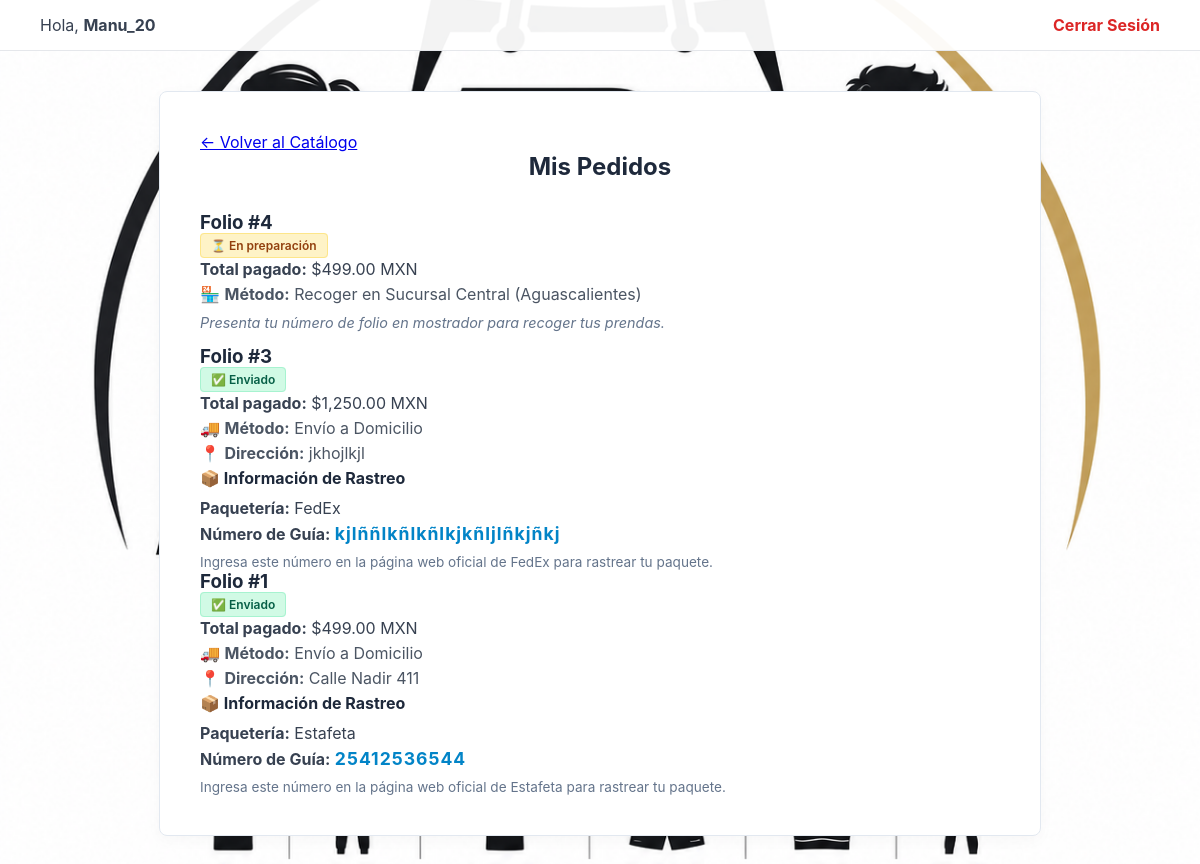
Page /mis_pedidos.php (signed in) on the committed database.
### tables this page shows
CREATE TABLE `ventas` (
  `id_venta` int(11) NOT NULL,
  `id_usuario` int(11) DEFAULT NULL,
  `id_turno` int(11) DEFAULT NULL,
  `total` decimal(10,2) NOT NULL,
  `fecha` datetime DEFAULT current_timestamp(),
  `tipo_entrega` varchar(50) DEFAULT 'sucursal',
  `direccion` text DEFAULT NULL,
  `estado_envio` varchar(20) DEFAULT 'Pendiente',
  `paqueteria` varchar(50) DEFAULT NULL,
  `numero_guia` varchar(100) DEFAULT NULL,
  `fecha_venta` datetime DEFAULT current_timestamp(),
  `metodo_pago` varchar(50) DEFAULT 'Efectivo'
);

### mis_pedidos.php (the view, shortened to what this page needs)
<?php
include 'conexion.php';
$id_usuario = $_SESSION['id_usuario'];
$sql = "SELECT id_venta, total, tipo_entrega, direccion, estado_envio, paqueteria, numero_guia
        FROM ventas
        WHERE id_usuario = ?
        ORDER BY id_venta DESC";
$stmt = $conexion->prepare($sql);
$stmt->bind_param("i", $id_usuario);
$stmt->execute();
$resultado = $stmt->get_result();
?>
<!DOCTYPE html>
<html lang="es">
<head>
    <link rel="stylesheet" href="Diseñoestilo.css">
</head>
<body>
    <div style="background-color: rgba(255, 255, 255, 0.95); padding: 15px 40px; display: flex; justify-content: space-between; align-items: center; border-bottom: 1px solid #e5e7eb;">
        <div style="font-size: 16px; color: #374151;">
            Hola, <strong><?= htmlspecialchars($_SESSION['usuario']) ?></strong>
        </div>
        <a href="logout" style="color: #dc2626; text-decoration: none; font-weight: bold;">Cerrar Sesión</a>
    </div>
    <div class="pedidos-container">
        <a href="indexcliente" class="btn-volver-catalogo">← Volver al Catálogo</a>
        <h2 style="text-align: center; color: #1e293b; margin-top: 0; margin-bottom: 30px;">Mis Pedidos</h2>
        <?php if ($resultado && $resultado->num_rows > 0): ?>
            <?php while ($pedido = $resultado->fetch_assoc()): ?>
                <div class="pedido-card">
                    <div class="pedido-header">
                        <h3 style="margin: 0; color: #1e293b;">Folio #<?= $pedido['id_venta'] ?></h3>
                        <div>
                           <?php if ($pedido['estado_envio'] === 'Enviado'): ?>
                                <span class="estado-enviado">✅ Enviado</span>
                            <?php elseif ($pedido['estado_envio'] === 'Entregado'): ?>
                                <span class="estado-enviado" style="background-color: #d1fae5; color: #059669;">🛍️ Entregado</span>
                            <?php else: ?>
                                <span class="estado-pendiente">⏳ En preparación</span>
                            <?php endif; ?>
                        </div>
                    </div>
                    <p style="margin: 5px 0; color: #374151;"><strong>Total pagado:</strong> $<?= number_format($pedido['total'], 2) ?> MXN</p>
                    <?php if ($pedido['tipo_entrega'] === 'sucursal'): ?>
                        <p style="margin: 5px 0; color: #4b5563;">🏪 <strong>Método:</strong> Recoger en Sucursal Central (Aguascalientes)</p>
                        <p style="color: #64748b; font-size: 0.9em; margin-top: 10px;"><em>Presenta tu número de folio en mostrador para recoger tus prendas.</em></p>
                    <?php else: ?>
                        <p style="margin: 5px 0; color: #4b5563;">🚚 <strong>Método:</strong> Envío a Domicilio</p>
                        <p style="margin: 5px 0; color: #4b5563;">📍 <strong>Dirección:</strong> <?= htmlspecialchars($pedido['direccion']) ?></p>
                        <?php if ($pedido['estado_envio'] === 'Enviado'): ?>
                            <div class="rastreo-box">
                                <h4 style="margin-top: 0; margin-bottom: 10px; color: #1e293b;">📦 Información de Rastreo</h4>
                                <p style="margin: 5px 0; color: #374151;"><strong>Paquetería:</strong> <?= htmlspecialchars($pedido['paqueteria']) ?></p>
                                <p style="margin: 5px 0; color: #374151;"><strong>Número de Guía:</strong> <span style="font-size: 1.1em; letter-spacing: 1px; color: #0284c7; font-weight: bold;"><?= htmlspecialchars($pedido['numero_guia']) ?></span></p>
                                <p style="font-size: 0.85em; color: #64748b; margin-bottom: 0; margin-top: 10px;">Ingresa este número en la página web oficial de <?= htmlspecialchars($pedido['paqueteria']) ?> para rastrear tu paquete.</p>
                            </div>
                        <?php else: ?>
                            <p style="color: #64748b; font-size: 0.9em; margin-top: 15px; border-left: 3px solid #d97706; padding-left: 10px;">
                                <em>Tu pedido está siendo empacado por nuestro equipo. Aquí aparecerá tu código de rastreo en cuanto sea entregado a la paquetería.</em>
                            </p>
                        <?php endif; ?>
                    <?php endif; ?>
                </div>
            <?php endwhile; ?>
        <?php endif; ?>
    </div>
</body>
</html>

### Diseñoestilo.css (style rules this page uses)
body { font-family: 'Inter', 'Segoe UI', system-ui, sans-serif; margin: 0; background-color: #f8fafc; background-image: url('Imgs/logo.png'); background-size: cover; background-position: center; background-repeat: no-repeat; background-attachment: fixed; color: #1e293b; }
h1, h2, h3 { color: #0f172a; margin-top: 0; }
.perfil-container, .nueva-venta-container, .registro-usuario-container, .registro-basico-container, .registrar-producto-container, .pedidos-container, .panel-container, .detalle-container { max-width: 800px; margin: 40px auto; background: #ffffff; padding: 40px; border-radius: 8px; border: 1px solid #e2e8f0; box-shadow: 0 4px 15px rgba(0,0,0,0.03); }
.estado-pendiente { color: #92400e; background: #fef3c7; padding: 4px 10px; border-radius: 4px; font-size: 12px; font-weight: 600; border: 1px solid #fde68a; }
.estado-enviado { color: #065f46; background: #d1fae5; padding: 4px 10px; border-radius: 4px; font-size: 12px; font-weight: 600; border: 1px solid #a7f3d0; }

### rows in the picture
ventas: id_venta "4", estado_envio "⏳ En preparación", total "499.00", shows "Método:"
ventas: id_venta "3", estado_envio "✅ Enviado", total "1,250.00", direccion "jkhojlkjl", paqueteria "FedEx", numero_guia "kjlññlkñlkñlkjkñljlñkjñkj"
ventas: id_venta "1", estado_envio "✅ Enviado", total "499.00", direccion "Calle Nadir 411", paqueteria "Estafeta", numero_guia "25412536544"

### other values in the picture
$_SESSION['usuario'] "Manu_20"
